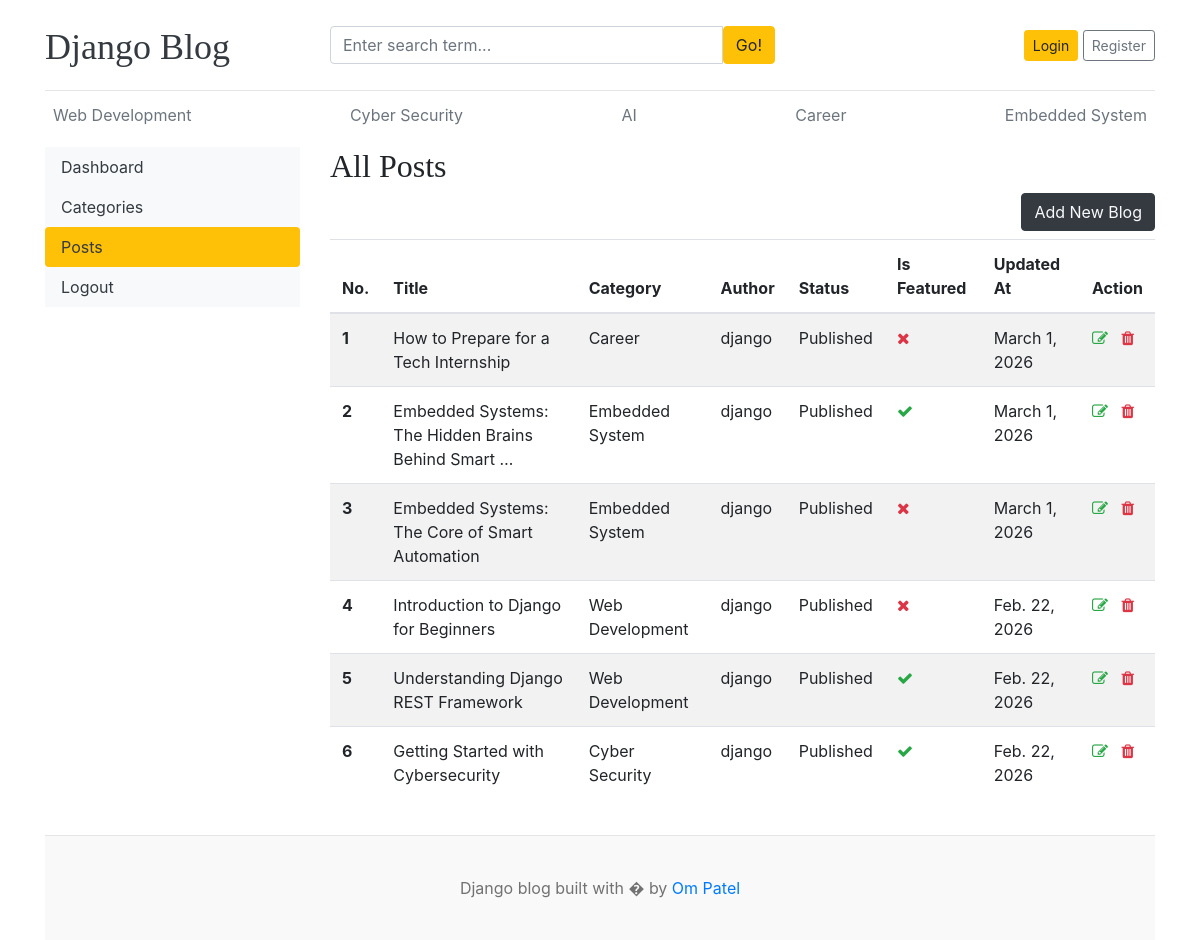
Before: /dashboard/posts/ with the older database file.
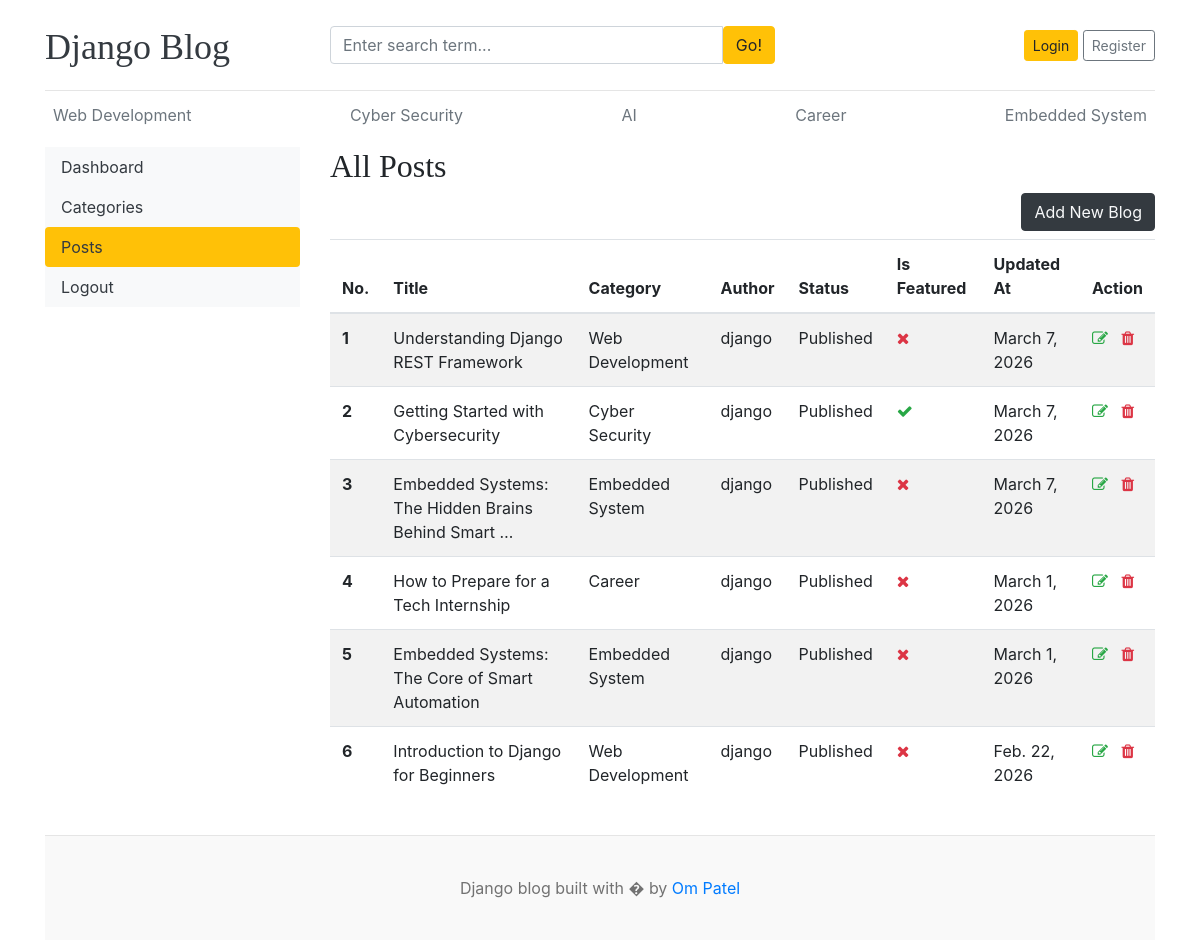
After: the same page with the newer database file.
### blogapp/models.py (models this page shows)
class Category (models.Model):
    category_name = models.CharField(max_length=50,unique=True)
    created_at = models.DateTimeField(auto_now_add=True)
    updated_at = models.DateTimeField(auto_now=True)
    class Meta:
        verbose_name_plural ='categories'
    def __str__ (self):
        return self.category_name

class Blog (models.Model):
    title = models.CharField(max_length=100)
    slug = models.SlugField(max_length=150,unique=True,blank=True)
    category = models.ForeignKey(Category,on_delete=models.CASCADE)
    author = models.ForeignKey(User,on_delete=models.CASCADE)
    featured_image = models.ImageField(upload_to='uploads/%Y/%m/%d')
    short_discription = models.TextField(max_length=500)
    blog_body = models.TextField(max_length=2000)
    status = models.CharField(max_length=50,choices=STATUS_CHOICES,default="Draft")
    is_featured = models.BooleanField(default=False)
    created_at = models.DateField(auto_now_add=True)
    updated_at = models.DateField(auto_now=True)
    def __str__ (self):
        return self.title

### dashboards/views.py (the view)
# urls.py: path('/posts/',views.posts,name = 'posts'),
def posts(request):
   posts = Blog.objects.all().order_by('-updated_at')
   context = {
      'posts':posts,
   }
   return render(request,'dashboards/posts.html',context)

### blogapp/context_processor.py (called while the page is built)
def get_category(request):
    categories = Category.objects.all()
    return dict(categories = categories)

def social_links(request):
    social_links = Social.objects.all()
    return dict(social_links = social_links)

### templates/dashboards/posts.html (shortened to what this page needs)
{% extends 'base.html' %}
{% block content%}
<div class="row">
    {% include 'dashboards/sidebar.html' %}
    <div class="col-md-9">
        <h2>All Posts</h2>
        <a href="{% url 'add_blog'%}" class="btn btn-dark text-light float-right mb-2">Add New Blog</a>
            <table class="table table-striped table-hover">
                <thead>
                    <tr>
                    <th scope="col">No.</th>
                    <th scope="col">Title</th>
                    <th scope="col">Category</th>
                    <th scope="col">Author</th>
                    <th scope="col">Status</th>
                    <th scope="col">Is Featured</th>
                    <th scope="col">Updated At</th>
                    <th scope="col">Action</th>
                    </tr>
                </thead>
                <tbody>
                    {% for post in posts%}
                        <tr>
                        <th scope="row">{{ forloop.counter }}</th>
                        <td>{{post | truncatewords:7}}</td>
                        <td>{{post.category}}</td>
                        <td>{{post.author}}</td>
                        <td>{{post.status}}</td>
                        <td>{% if post.is_featured %}<i class="fa fa-check text-success"></i>{% else %}<i class="fa fa-times text-danger"></i> {% endif %}</td>
                        <td>{{post.updated_at}}</td>
                        <td>
                            <a href="{% url 'edit_blog' post.id %}"><i class="fa fa-edit text-success"></i></a>
                           <a href="{% url 'delete_blog' post.id %}"><i class="fa fa-trash text-danger"></i></a>
                        </td>
                        </tr>
                    {% endfor %}
                </tbody>
            </table>
    </div>
</div>
{% endblock%}

### templates/base.html (shortened to what this page needs)
{% load static %}
<!DOCTYPE html>
<html lang="en">
<head>
    <link href="https://getbootstrap.com/docs/4.0/dist/css/bootstrap.min.css" rel="stylesheet">
    <link href="{% static 'css/blog.css'%}" rel="stylesheet">
    <link rel="stylesheet" href="https://cdnjs.cloudflare.com/ajax/libs/font-awesome/4.7.0/css/font-awesome.min.css">
  </head>
<body>
    <div class="container">
      <header class="blog-header py-3">
        <div class="row flex-nowrap justify-content-between align-items-center">
          <div class="col-3 pt-1">
            <a class="blog-header-logo text-dark" href="/">Django Blog</a>
          </div>
           <div class="col-5 ">
             <form action="{%url 'search' %}" method="GET">
             <div class="input-group">
                <input class="form-control" name="search" value="{{keyword}}" type="text" placeholder="Enter search term..." aria-label="Enter search term..." aria-describedby="button-search" />
                  <button  class="btn btn-warning" id="button-search" type="submit">Go!</button>
            </div>
            </form>
          </div>
          <div class="col-4 d-flex justify-content-end align-items-center">
            {% if user.is_authenticated %}
            <span><a href="{% url 'dashboard' %}">Dashboard </a>|<a href="{% url 'logout' %}"> Log Out</a></span>
            {% else %}
            <a class="btn btn-sm btn-warning" href="{% url 'login' %}">Login</a> &nbsp;
            <a class="btn btn-sm btn-outline-secondary" href="{%url 'registration' %}">Register</a>
            {% endif %}
          </div>
        </div>
      </header>
      <div class="nav-scroller py-1 mb-2">
        <nav class="nav d-flex justify-content-between">
          {% for cat in categories %}
          <a class="p-2 text-muted" href="{% url 'blog_by_category' cat.id %}">{{cat.category_name}}</a>
          {%endfor%}
        </nav>
      </div>
{% block content %}
{%endblock%}
<footer class="blog-footer" style="margin-top: 20px;">
  <p>Django blog built with � by <a href="#">Om Patel</a></p>
</footer>
</body>
</html>

Changed rows visible on the page:
changed Blog "Understanding Django REST Framework": is_featured True → False (drawn); updated_at "Feb. 22, 2026" → "March 7, 2026"; moves up the list
changed Blog "Getting Started with Cybersecurity": updated_at "Feb. 22, 2026" → "March 7, 2026"; moves up the list
changed Blog "Embedded Systems: The Hidden Brains Behind Smart …": is_featured True → False (drawn); updated_at "March 1, 2026" → "March 7, 2026"; moves down the list
